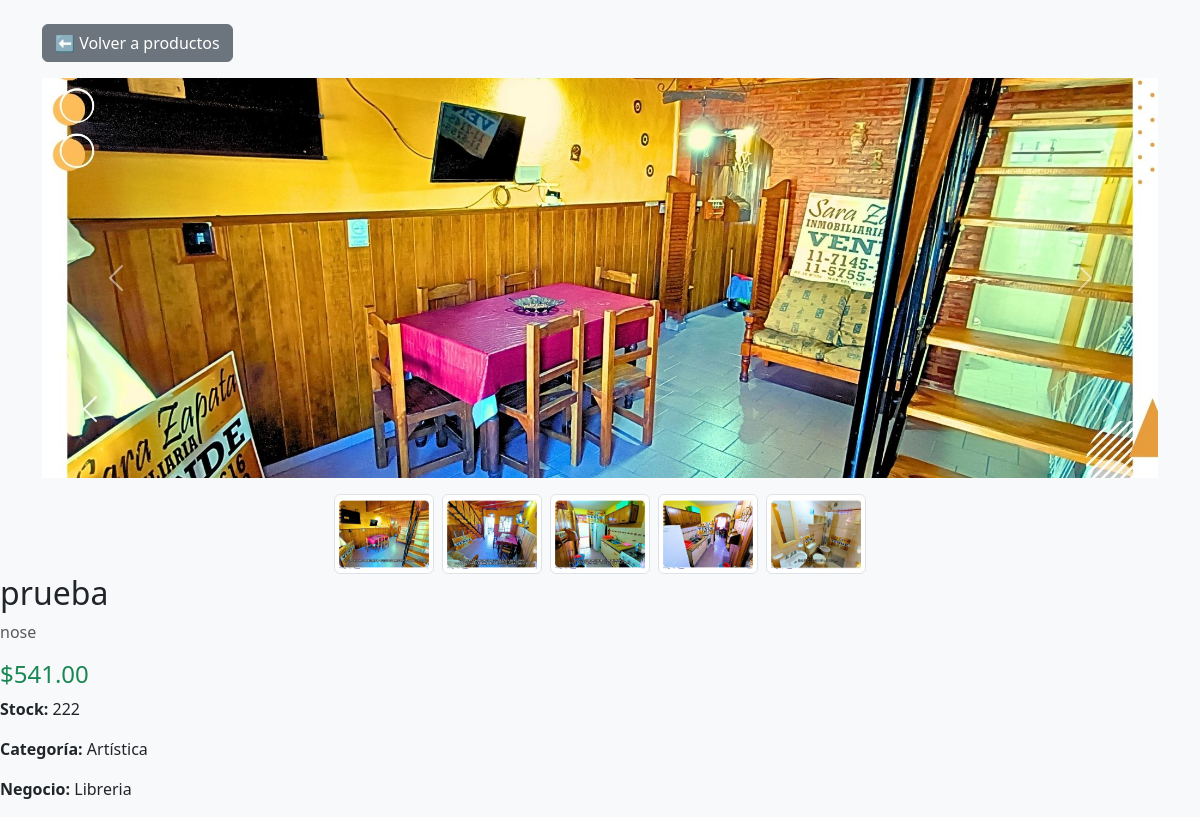
Page /productos_abm/producto_detalle.php?id=6 (signed in) on the committed database.
### tables this page shows
CREATE TABLE `productos_imagenes` (
  `id_imagen` int(11) NOT NULL,
  `id_producto` int(11) NOT NULL,
  `ruta` varchar(255) NOT NULL
);

CREATE TABLE `productos` (
  `id_producto` int(11) NOT NULL,
  `id_negocio` int(11) DEFAULT NULL,
  `nombre` varchar(255) DEFAULT NULL,
  `descripcion` text DEFAULT NULL,
  `precio` varchar(255) DEFAULT NULL,
  `stock` int(11) DEFAULT NULL,
  `categoria` varchar(255) DEFAULT NULL
);

CREATE TABLE `negocios` (
  `id_negocio` int(11) NOT NULL,
  `nombre` varchar(255) DEFAULT NULL,
  `descripcion` text DEFAULT NULL
);

### productos_abm/producto_detalle.php (the view, shortened to what this page needs)
<?php
include("../backend/conexion.php");
$id_producto = $_GET['id'] ?? null;
$stmt = $conn->prepare("SELECT p.*, n.nombre AS negocio
                        FROM productos p
                        LEFT JOIN negocios n ON p.id_negocio = n.id_negocio
                        WHERE p.id_producto = ?");
$stmt->bind_param("i", $id_producto);
$stmt->execute();
$producto = $stmt->get_result()->fetch_assoc();
?>
<!DOCTYPE html>
<html lang="es">
<head>
  <link href="https://cdn.jsdelivr.net/npm/bootstrap@5.3.3/dist/css/bootstrap.min.css" rel="stylesheet">
  <link href="https://cdn.jsdelivr.net/npm/bootstrap@5.3.3/dist/css/bootstrap.min.css" rel="stylesheet">
</head>
<body class="bg-light">
<div class="container mt-4">
  <a href="productos_listar.php" class="btn btn-secondary mb-3">⬅ Volver a productos</a>
  <div class="row">
<div id="carouselProducto" class="carousel slide mb-3" data-bs-ride="carousel">
  <div class="carousel-inner">
    <?php
    $imagenes = $conn->query("SELECT * FROM productos_imagenes WHERE id_producto = $id_producto");
    $active = "active";
    $rutas = [];
    if ($imagenes->num_rows > 0) {
      while($img = $imagenes->fetch_assoc()) {
        $rutas[] = $img['ruta']; ?>
        <div class="carousel-item <?= $active ?>">
          <img src="<?= $img['ruta'] ?>" class="d-block w-100" style="height:400px; object-fit:cover;">
        </div>
        <?php
        $active = "";
      }
    } else { ?>
      <div class="carousel-item active">
        <img src="https://via.placeholder.com/600x400" class="d-block w-100">
      </div>
    <?php } ?>
  </div>
  <button class="carousel-control-prev" type="button" data-bs-target="#carouselProducto" data-bs-slide="prev">
    <span class="carousel-control-prev-icon"></span>
  </button>
  <button class="carousel-control-next" type="button" data-bs-target="#carouselProducto" data-bs-slide="next">
    <span class="carousel-control-next-icon"></span>
  </button>
</div>
<?php if (!empty($rutas)) { ?>
  <div class="d-flex flex-wrap gap-2 justify-content-center">
    <?php foreach($rutas as $i => $ruta) { ?>
      <img src="<?= $ruta ?>" class="img-thumbnail" style="width:100px; height:80px; object-fit:cover; cursor:pointer;"
           data-bs-target="#carouselProducto" data-bs-slide-to="<?= $i ?>">
    <?php } ?>
  </div>
<?php } ?>
  </div>
  <button class="carousel-control-prev" type="button" data-bs-target="#carouselProducto" data-bs-slide="prev">
    <span class="carousel-control-prev-icon"></span>
  </button>
  <button class="carousel-control-next" type="button" data-bs-target="#carouselProducto" data-bs-slide="next">
    <span class="carousel-control-next-icon"></span>
  </button>
</div>
    <div class="col-md-6">
      <h2><?= htmlspecialchars($producto['nombre']) ?></h2>
      <p class="text-muted"><?= htmlspecialchars($producto['descripcion']) ?></p>
      <h4 class="text-success">$<?= number_format($producto['precio'],2) ?></h4>
      <p><b>Stock:</b> <?= $producto['stock'] ?></p>
      <p><b>Categoría:</b> <?= htmlspecialchars($producto['categoria']) ?></p>
      <p><b>Negocio:</b> <?= htmlspecialchars($producto['negocio']) ?></p>
    </div>
</body>
</html>

### rows in the picture
productos_imagenes: ruta (picture)
productos: nombre "prueba", descripcion "nose", precio "541.00", stock "222", categoria "Artística", id_negocio.nombre "Libreria"
